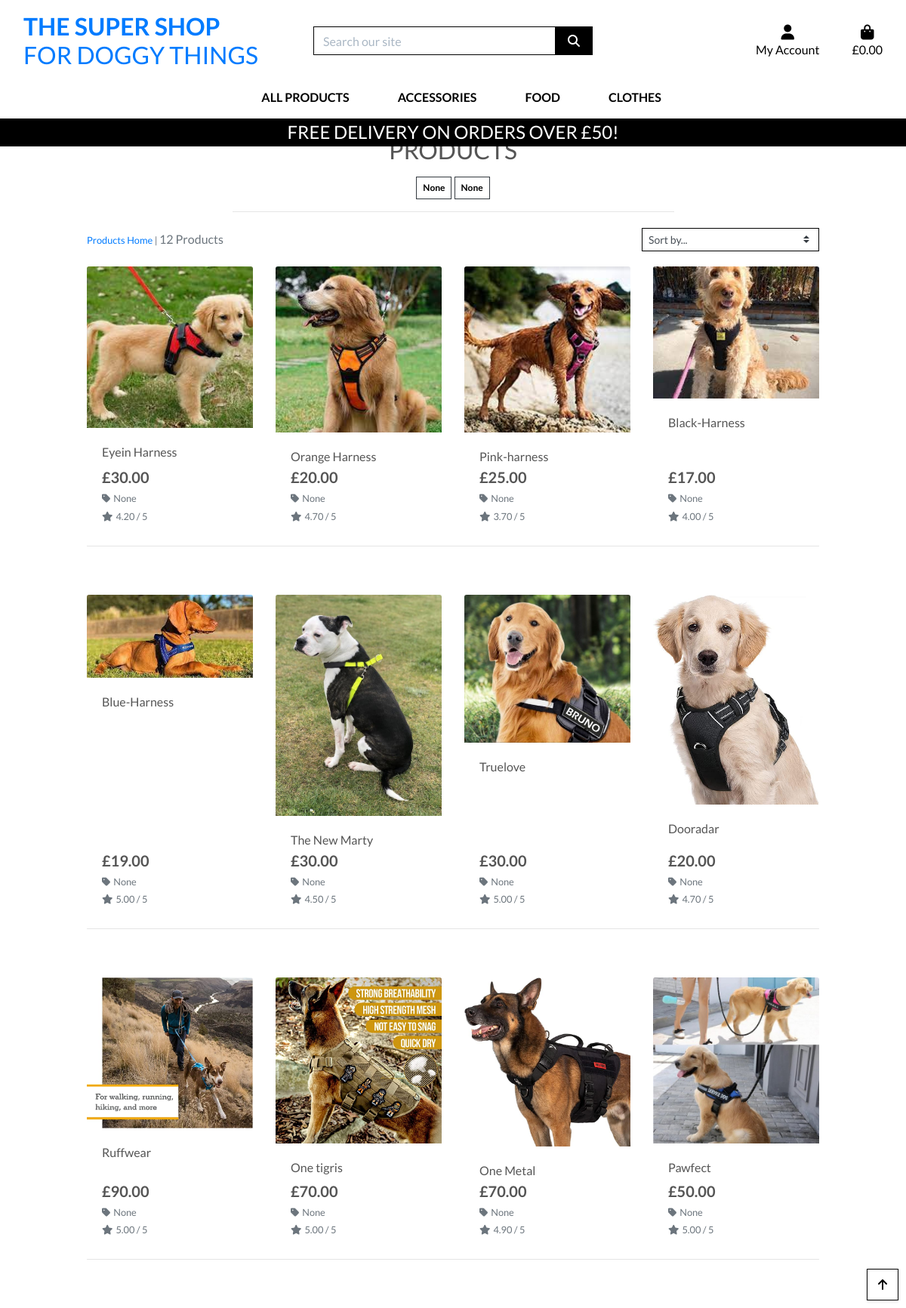
Screenshot of /products/?category=Harnesses with the database file from the repository.
### products/models.py (models this page shows, shortened)
class Category(models.Model):
    class Meta:
        verbose_name_plural = 'Categories'
    name = models.CharField(max_length=254)
    friendly_name = models.CharField(max_length=254, null=True, blank=True)

class Product(models.Model):
    category = models.ForeignKey('Category', null=True, blank=True, on_delete=models.SET_NULL)
    sku = models.CharField(max_length=254, null=True, blank=True)
    name = models.CharField(max_length=254)
    description = models.TextField()
    has_sizes = models.BooleanField(default=False, null=True, blank=True)
    price = models.DecimalField(max_digits=6, decimal_places=2)
    rating = models.DecimalField(max_digits=6, decimal_places=2, null=True, blank=True)
    image_url = models.URLField(max_length=1024, null=True, blank=True)
    image = models.ImageField(null=True, blank=True)

### products/views.py (the view, shortened to what this page needs)
# urls.py: path('', views.all_products, name='products'),
def all_products(request):
    products = Product.objects.all()
    query = None
    categories = None
    sort = None
    direction = None
    if request.GET:
        if 'category' in request.GET:
            categories = request.GET['category'].split(',')
            products = products.filter(category__name__in=categories)
            categories = Category.objects.filter(name__in=categories)
    current_sorting = f'{sort}_{direction}'
    context = {
        'products': products,
        'search_term': query,
        'current_categories': categories,
        'current_sorting': current_sorting,
    }
    return render(request, 'products/products.html', context)

### bag/contexts.py (called while the page is built, shortened)
def bag_contents(request):
    bag_items = []
    total = 0
    product_count = 0
    bag = request.session.get('bag', {})
    if total < settings.FREE_DELIVERY_THRESHOLD:
        delivery = total * Decimal(settings.STANDARD_DELIVERY_PERCENTAGE / 100)
        free_delivery_delta = settings.FREE_DELIVERY_THRESHOLD - total
    else:
        delivery = 0
        free_delivery_delta = 0
    grand_total = delivery + total
    context = {
        'bag_items': bag_items,
        'total': total,
        'product_count': product_count,
        'delivery': delivery,
        'free_delivery_delta': free_delivery_delta,
        'free_delivery_threshold': settings.FREE_DELIVERY_THRESHOLD,
        'grand_total': grand_total,
    }
    return context

### products/templates/products/products.html (shortened to what this page needs)
{% extends "base.html" %}
{% load static %}
{% block page_header %}
    <div class="container header-container">
    </div>
{% endblock %}
{% block content %}
    <div class="overlay"></div>
    <div class="container-fluid">
        <div class="row">
            <div class="col text-center mt-3">
                <h2 class="logo-font">Products</h2>
                {% for c in current_categories %}
                    <a class="category-badge text-decoration-none" href="{% url 'products' %}?category={{ c.name }}">
                        <span class="p-2 mt-2 badge badge-white text-black rounded-0 border border-dark">{{ c.friendly_name }}</span>
                    </a>
                {% endfor %}
                <hr class="w-50 mb-1">
            </div>
        </div>
        <div class="row">
            <div class="product-container col-10 offset-1">
                <div class="row mt-1 mb-2">
                    <div class="col-12 col-md-6 my-auto order-md-last d-flex justify-content-center justify-content-md-end">
                        <div class="sort-select-wrapper w-50">
                            <select id="sort-selector" class="custom-select custom-select-sm rounded-0 border border-{% if current_sorting != 'None_None' %}info{% else %}black{% endif %}">
                                <option value="reset" {% if current_sorting == 'None_None' %}selected{% endif %}>Sort by...</option>
                            </select>
                        </div>
                    </div>
                    <div class="col-12 col-md-6 order-md-first">
                        <p class="text-muted mt-3 text-center text-md-left">
                            {% if search_term or current_categories or current_sorting != 'None_None' %}
                                <span class="small"><a href="{% url 'products' %}">Products Home</a> | </span>
                            {% endif %}
                            {{ products|length }} Products{% if search_term %} found for <strong>"{{ search_term }}"</strong>{% endif %}
                        </p>
                    </div>
                </div>
                <div class="row">
                    {% for product in products %}
                        <div class="col-sm-6 col-md-6 col-lg-4 col-xl-3">
                            <div class="card h-100 border-0">
                                {% if product.image %}
                                <a href="{% url 'product_detail' product.id %}">
                                    <img class="card-img-top img-fluid" src="{{ product.image.url }}" alt="{{ product.name }}">
                                </a>
                                {% else %}
                                <a href="{% url 'product_detail' product.id %}">
                                    <img class="card-img-top img-fluid" src="{{ MEDIA_URL }}noimage.png" alt="{{ product.name }}">
                                </a>
                                {% endif %}
                                <div class="card-body pb-0">
                                    <p class="mb-0">{{ product.name }}</p>
                                </div>
                                <div class="card-footer bg-white pt-0 border-0 text-left">
                                    <div class="row">
                                        <div class="col">
                                            <p class="lead mb-0 text-left font-weight-bold">&pound;{{ product.price }}</p>
                                            {% if product.category %}
                                            <p class="small mt-1 mb-0">
                                                <a class="text-muted" href="{% url 'products' %}?category={{ product.category.name }}">
                                                    <i class="fas fa-tag mr-1"></i>{{ product.category.friendly_name }}
                                                </a>
                                            </p>
                                            {% endif %}
                                            {% if product.rating %}
                                                <small class="text-muted"><i class="fas fa-star mr-1"></i>{{ product.rating }} / 5</small>
                                            {% else %}
                                                <small class="text-muted">No Rating</small>
                                            {% endif %}
                                        </div>
                                    </div>
                                </div>
                            </div>
                        </div>
                        {% if forloop.counter|divisibleby:4 %}
                            <div class="col-12 d-none d-xl-block mb-5">
                                <hr>
                            </div>
                        {% endif %}
                    {% endfor %}
                </div>
            </div>
        </div>
    </div>
    <div class="btt-button shadow-sm rounded-0 border border-black">
        <a class="btt-link d-flex h-100">
            <i class="fas fa-arrow-up text-black mx-auto my-auto"></i>
        </a>
    </div>
{% endblock %}

### static/css/base.css (style rules this page uses)
html { height: 100%; }
body { background-size: cover; height: calc(100vh - 164px); color: #555; font-family: 'Lato'; }
.logo-font { text-transform: uppercase; }
.text-black { color: #000 !important; }
.border-black { border: 1px solid black !important; }
.overlay { height: 100%; width: 100%; top: 0; left: 0; position: fixed; background: white; z-index: -1; }
.btt-button { height: 42px; width: 42px; position: fixed; bottom: 10px; right: 10px; }
.btt-link, .update-link, .remove-item { cursor: pointer; }
@media (min-width: 1200px) { .container { max-width: 80%; } }
@media (min-width: 992px) { .header-container { padding-top: 164px; } }

### rows the page displays
Category: friendly_name "None"
Category: friendly_name "None"
Product: image (picture), name "Eyein Harness", price "30.00", category.friendly_name "None", rating "4.20"
Product: image (picture), name "Orange Harness", price "20.00", category.friendly_name "None", rating "4.70"
Product: image (picture), name "Pink-harness", price "25.00", category.friendly_name "None", rating "3.70"
Product: image (picture), name "Black-Harness", price "17.00", category.friendly_name "None", rating "4.00"
Product: image (picture), name "Blue-Harness", price "19.00", category.friendly_name "None", rating "5.00"
Product: image (picture), name "The New Marty", price "30.00", category.friendly_name "None", rating "4.50"
Product: image (picture), name "Truelove", price "30.00", category.friendly_name "None", rating "5.00"
Product: image (picture), name "Dooradar", price "20.00", category.friendly_name "None", rating "4.70"
Product: image (picture), name "Ruffwear", price "90.00", category.friendly_name "None", rating "5.00"
Product: image (picture), name "One tigris", price "70.00", category.friendly_name "None", rating "5.00"
Product: image (picture), name "One Metal", price "70.00", category.friendly_name "None", rating "4.90"
Product: image (picture), name "Pawfect", price "50.00", category.friendly_name "None", rating "5.00"

### other values shown
{{ free_delivery_threshold }} "50"
{{ products|length }} "12"
